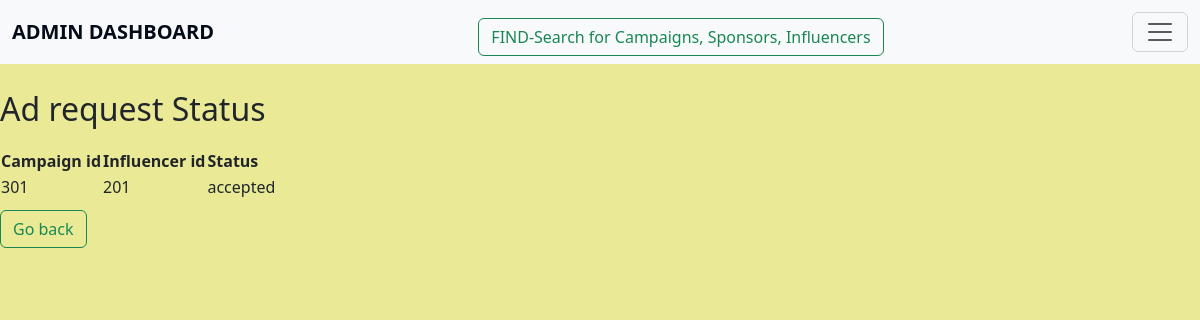
Page /adreq_status on the earlier database version.
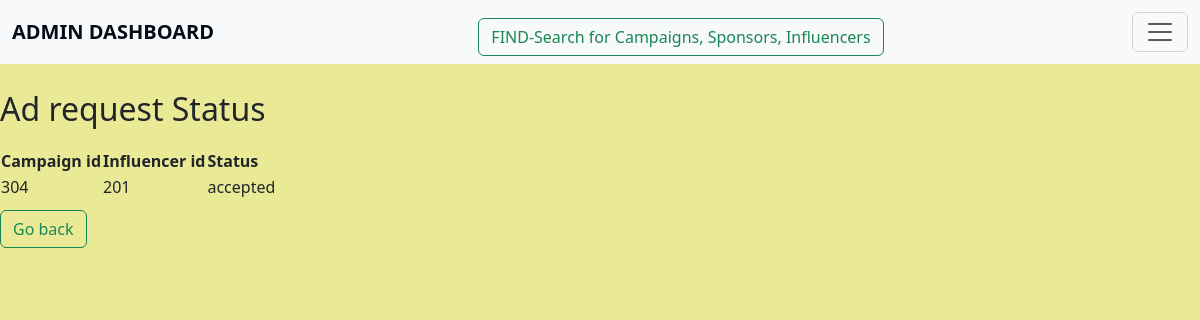
Same page on the later database version.
### application/models.py (models this page shows)
class Adrequest(db.Model):
    __tablename__="adrequest"
    adreq_id=db.Column(db.Integer,primary_key=True,nullable=False)
    inf_id=db.Column(db.Integer,db.ForeignKey("influencer.inf_id"),nullable=False)
    camp_id=db.Column(db.Integer,db.ForeignKey("campaign.camp_id"),nullable=False)
    messages=db.Column(db.String)
    requirements=db.Column(db.String)
    pay_amount=db.Column(db.Integer,nullable=False)
    status=db.Column(db.String,nullable=False)

### application/controllers.py (the view)
@app.route("/adreq_status",methods=["GET"])
def adreq_status():
    adstatus=[]
    adreq=Adrequest.query.all()
    for i in adreq:
        if i.status=="accepted":
            adstatus.append(i)
    return render_template("adreq_status.html",adreq=adstatus)

### templates/adreq_status.html (shortened to what this page needs)
<!DOCTYPE html>
<html lang="en">
<head>
    <link href="https://cdn.jsdelivr.net/npm/bootstrap@5.3.3/dist/css/bootstrap.min.css" rel="stylesheet">
</head>
<body>
    <nav class="navbar bg-body-tertiary fixed-top">
        <div class="container-fluid">
            <a class="navbar-brand" href="/">ADMIN DASHBOARD</a>
            <a href="find_details"><button class="btn btn-outline-success" type="button">FIND-Search for Campaigns, Sponsors, Influencers</button></a>
            <button class="navbar-toggler" type="button" data-bs-toggle="offcanvas" data-bs-target="#offcanvasNavbar" aria-controls="offcanvasNavbar" aria-label="Toggle navigation">
                <span class="navbar-toggler-icon"></span>
            </button>
        </div>
    </nav>
    <h2>Ad request Status</h2>
    <table id="ongoing-campaigns">
        <tr>
            <th>Campaign id</th>
            <th>Influencer id</th>
            <th>Status</th>
        </tr>
        {%for i in adreq%}
            <tr>
                <td>{{i.camp_id}}</td>
                <td>{{i.inf_id}}</td>
                <td>{{i.status}}</td>
            </tr>
        {%endfor%}
    </table>
    <td> <a href="{{url_for('admin_dashboard') }}"><button class="btn btn-outline-success" type="button">Go back</button></a></td>
</body>
</html>

Differences in the rows shown:
no longer on this page (row edited): Adrequest: camp_id "301", inf_id "201", status "accepted"
now on this page (row edited): Adrequest: camp_id "304", inf_id "201", status "accepted"
